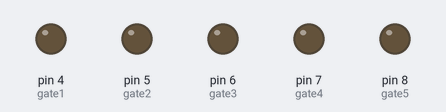
Bench run of a sketch on a simulated Arduino Uno, built with avr-gcc and run on an emulated ATmega328P. Shown: output pins drawn as LEDs (lit = HIGH).

Above: at 0.5 s.
At 3.5 s:
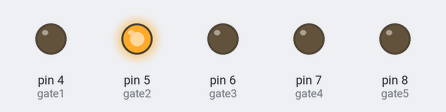
At 5.5 s:
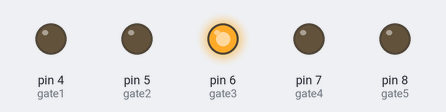
At 7.5 s:
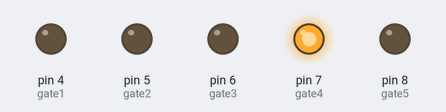
At 9.5 s:
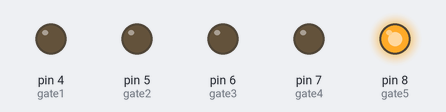
At 11.5 s:
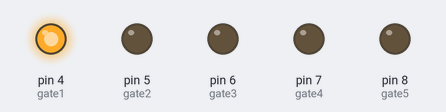
Timing chart, 0 to 13.0 s (numbered marks = the images above):
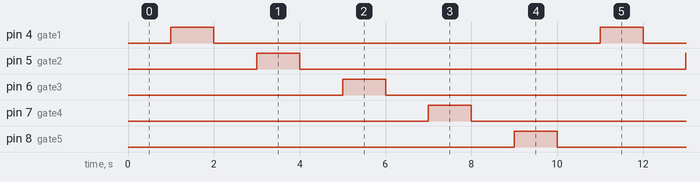

The sketch:

pump_test.ino
```cpp
const byte gate1 = 4;
const byte gate2 = 5;
const byte gate3 = 6;
const byte gate4 = 7;
const byte gate5 = 8;

void setup() {
  // put your setup code here, to run once:
  pinMode(gate1, OUTPUT);
  pinMode(gate2, OUTPUT);
  pinMode(gate3, OUTPUT);
  pinMode(gate4, OUTPUT);
  pinMode(gate5, OUTPUT);
  digitalWrite(gate5, LOW);
  digitalWrite(gate1, LOW);
  digitalWrite(gate2, LOW);
  digitalWrite(gate3, LOW);
  digitalWrite(gate4, LOW);
}

void loop() {
  // put your main code here, to run repeatedly:
  delay(1000);
  digitalWrite(gate1, HIGH);
  // 16ml / 1s
  //accurate down to 500ms
  delay(1000);
  digitalWrite(gate1, LOW);

  delay(1000);
  digitalWrite(gate2, HIGH);
  // 16ml / 1s
  //accurate down to 500ms
  delay(1000);
  digitalWrite(gate2, LOW);

    delay(1000);
  digitalWrite(gate3, HIGH);
  // 16ml / 1s
  //accurate down to 500ms
  delay(1000);
  digitalWrite(gate3, LOW);

    delay(1000);
  digitalWrite(gate4, HIGH);
  // 16ml / 1s
  //accurate down to 500ms
  delay(1000);
  digitalWrite(gate4, LOW);

      delay(1000);
  digitalWrite(gate5, HIGH);
  // 16ml / 1s
  //accurate down to 500ms
  delay(1000);
  digitalWrite(gate5, LOW);
}
```

Measured:
- by itself, pin 4 (gate1), pin 5 (gate2), pin 6 (gate3), pin 7 (gate4), pin 8 (gate5): alternates HIGH for 1.0 s and LOW for 9.0 s
- by itself, everything shown: repeats every 10.0 s, in 10 steps
